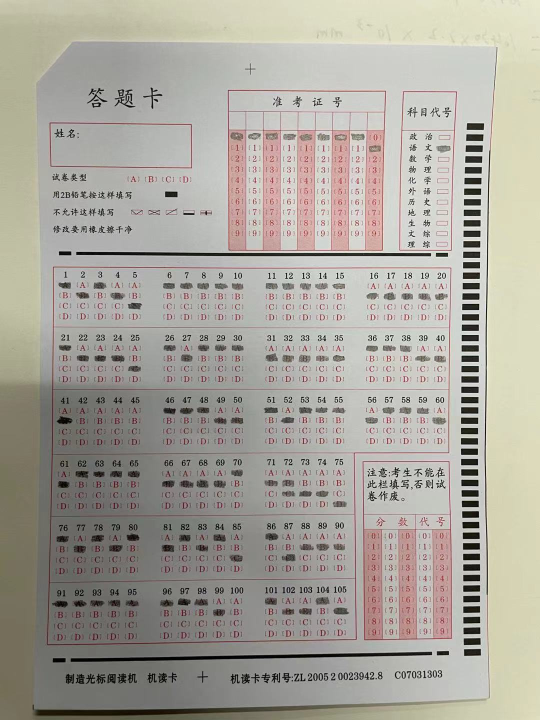
%> input picture Good Project/Answer sheet/images/1.jpg, 1080 x 1440 px (shown at 1/2 size)
$ octave main.m   (GNU Octave 9; MATLAB toolbox functions it lacks are replaced by stand-ins)
%> lines starting %> are read from the running program, lines starting %| are printed output that depends on the picture; in (x1, y1, x2, y2) boxes, pixels count from 0 and x2, y2 are one past the last pixel; in counts of white or black regions, pixels touching at a corner belong together; the program's own positions count from 1
### Good Project/Answer sheet/Image_Normalize.m
function I1 = Image_Normalize(I, flag)

if nargin < 2
    flag = 1;
end
if size(I, 1) > 2000
    I = imresize(I, 0.2, 'bilinear');
end
I1 = imadjust(I, [0 0.6], [0 1]);

if flag
    figure('units', 'normalized', 'position', [0 0 1 1]);
    subplot(2, 1, 1); imshow(I, []); title('原图像', 'FontWeight', 'Bold');
    subplot(2, 1, 2); imshow(I1, []); title('归一化图像', 'FontWeight', 'Bold');
end

### Good Project/Answer sheet/Image_Smooth.m
function I2 = Image_Smooth(I1, hsize, sigma, flag)

if nargin < 4
    flag = 1;
end
if nargin < 2
    hsize = [3 3];
    sigma = 0.5;
end
h = gaussianFilter( hsize ,sigma );
I2 = imfilter(I1, h, 'replicate');
if flag
    figure('units', 'normalized', 'position', [0 0 1 1]);
    subplot(1, 2, 1); imshow(I1, []); title('平滑前图像', 'FontWeight', 'Bold');
    subplot(1, 2, 2); imshow(I2, []); title('平滑后图像', 'FontWeight', 'Bold');
end

### Good Project/Answer sheet/Gray_Convert.m
function I1 = Gray_Convert(I, flag)

if nargin < 2
    flag = 1;
end
if ndims(I) == 3
    I1 = rgb2gray(I);
else
    I1 = I;
end
if flag
    figure('units', 'normalized', 'position', [0 0 1 1]);
    subplot(1, 2, 1); imshow(I, []); title('RGB图像', 'FontWeight', 'Bold');
    subplot(1, 2, 2); imshow(I1, []); title('灰度图像', 'FontWeight', 'Bold');
end

### Good Project/Answer sheet/Image_Binary.m
function bw2 = Image_Binary(I, flag)

if nargin < 2
    flag = 1;
end
bw1 = im2bw(I, graythresh(I));
bw2 = ~bw1;
if flag
    figure('units', 'normalized', 'position', [0 0 1 1]);
    subplot(1, 3, 1); imshow(I, []); title('待处理图像', 'FontWeight', 'Bold');
    subplot(1, 3, 2); imshow(bw1, []); title('二值化图像', 'FontWeight', 'Bold');
    subplot(1, 3, 3); imshow(bw2, []); title('二值化反色图像', 'FontWeight', 'Bold');
end

### Good Project/Answer sheet/Hough_Process.m
function [Len, XYn, xy_long] = Hough_Process(bw, Img, flag)
% hough检测处理
% 输入参数：
% bw——二值图像
% Img——图像信息
% flag——是否显示图像
% 输出参数：
% Len——直线长度集合
% XYn——直线端点集合
% xy_long——最长直线端点集合
if nargin < 3
    flag = 1;
end
%hough变换
[H, T, R] = hough(bw);%H为hough矩阵，T为theta，R为rho
P = houghpeaks(H, 4, 'threshold', ceil(0.3*max(H(:))))
x = T(P(:,2)); y = R(P(:,1));
plot(x,y,'s','color','white');
lines = houghlines(bw, T, R, P,'FillGap',5, 'MinLength',7);
max_len = 0;
%遍历直线信息
for k = 1 : length(lines)
    xy = [lines(k).point1; lines(k).point2]; %直线的两点
    len = norm(lines(k).point1-lines(k).point2); %直线的长度
    Len(k) = len;
    if len > max_len
        max_len = len;
        xy_long = xy;
    end
    XY{k} = xy; % 存储信息
end
[Len, ind] = sort(Len(:), 'descend'); % 按长度降序排序，ind为数组索引
% 直线信息排序
for i = 1 : length(ind)
    XYn{i} = XY{ind(i)};%ind(i)为旧索引在新索引的位置
end
xy_long = XYn{1};
x = xy_long(:, 1);
y = xy_long(:, 2);
if abs(diff(x)) < abs(diff(y))
    x = [mean(x); mean(x)];
else
    y = [0.7*y(1)+0.3*y(2); 0.3*y(1)+0.7*y(2)];
end
xy_long = [x y];
if flag
    figure('units', 'normalized', 'position', [0 0 1 1]);
    subplot(2, 2, 1); imshow(bw); title('二值图像', 'FontWeight', 'Bold');
    subplot(2, 2, 2); imshow(H, [], 'XData', T, 'YData', R, 'InitialMagnification', 'fit');
    xlabel('\theta'); ylabel('\rho');
    axis on; axis normal; title('霍夫变换域', 'FontWeight', 'Bold')
    subplot(2, 2, 3); imshow(Img); title('原图像', 'FontWeight', 'Bold');
    subplot(2, 2, 4); imshow(Img); title('区域标识图像', 'FontWeight', 'Bold');
    hold on;
    plot(xy_long(:,1), xy_long(:,2), 'LineWidth', 2, 'Color', 'r');
end

### Good Project/Answer sheet/Compute_Angle.m
function angle = Compute_Angle(xy_long)
%计算直线角度
% 输入参数：
% xy_long——最长直线端点集合
% 输出参数：
% angle——角度集合

%最长直线的起点和终点坐标
x1 = xy_long(:, 1);
y1 = xy_long(:, 2);
%求线段斜率
K1 = -(y1(2)-y1(1))/(x1(2)-x1(1));
angle = atan(K1)*180/pi;

### Good Project/Answer sheet/Image_Rotate.m
function [I1, bw1] = Image_Rotate(I, bw, angle, flag)
%图像倾斜校正
% 输入参数：
% I，bw——原图像
% angle——角度
% flag——是否显示图像
% 输出参数：
% I1，bw1——校正图像
if nargin < 4
    flag = 1;
end
I1 = imrotate(I, -90-angle, 'bilinear');
bw1 = imrotate(bw, -90-angle, 'bilinear');
if flag
    figure('units', 'normalized', 'position', [0 0 1 1]);
    subplot(2, 2, 1); imshow(I, []); title('原图像', 'FontWeight', 'Bold');
    subplot(2, 2, 3); imshow(bw, []); title('原二值图像', 'FontWeight', 'Bold');
    subplot(2, 2, 2); imshow(I1, []); title('校正图像', 'FontWeight', 'Bold');
    subplot(2, 2, 4); imshow(bw1, []); title('校正二值图像', 'FontWeight', 'Bold');
end

### Good Project/Answer sheet/Morph_Process.m
function [bw2, Loc] = Morph_Process(bw1, flag)

if nargin < 2
    flag = 1;
end
bw2 = bwareaopen(bw1, round(0.005*numel(bw1)/85));
bws = sum(bw2);
inds = find(bws>round(sum(bw2(:))*0.015))
Loc = inds(1)-5;
bw2(:, Loc:end) = 0;
bw2 = bwareaopen(bw2, round(0.005*numel(bw1)/85));
if flag
    figure('units', 'normalized', 'position', [0 0 1 1]);
    subplot(1, 2, 1); imshow(bw1, []); title('待操作图像', 'FontWeight', 'Bold');
    subplot(1, 2, 2); imshow(bw2, []); title('滤波图像', 'FontWeight', 'Bold');
end

### Good Project/Answer sheet/gaussianFilter.m
function h = gaussianFilter( p2 ,p3 )
%UNTITLED 此处显示有关此函数的摘要
%   此处显示详细说明

siz   = (p2-1)/2;
std   = p3;

[x,y] = meshgrid(-siz(2):siz(2),-siz(1):siz(1));
arg   = -(x.*x + y.*y)/(2*std*std);

h     = exp(arg);
h(h<eps*max(h(:))) = 0;

sumh = sum(h(:));
if sumh ~= 0,
    h  = h/sumh;
end;

end

### Good Project/--download/MatlabImageProcess/Code/第 04 章 基于Hough变化的答题卡识别/main.m
clc; clear all; close all;
warning off all;
I = imread('images\1.jpg');
%> I is the input picture: size 1440x1080x3 uint8; mean R, G, B 168.9, 164.9, 156.1
I1 = Image_Normalize(I, 1);
hsize = [3 3];
sigma = 0.5;
I2 = Image_Smooth(I1, hsize, sigma, 1);
I3 = Gray_Convert(I2, 1);
%> in Gray_Convert, `I1 = rgb2gray(I);`:
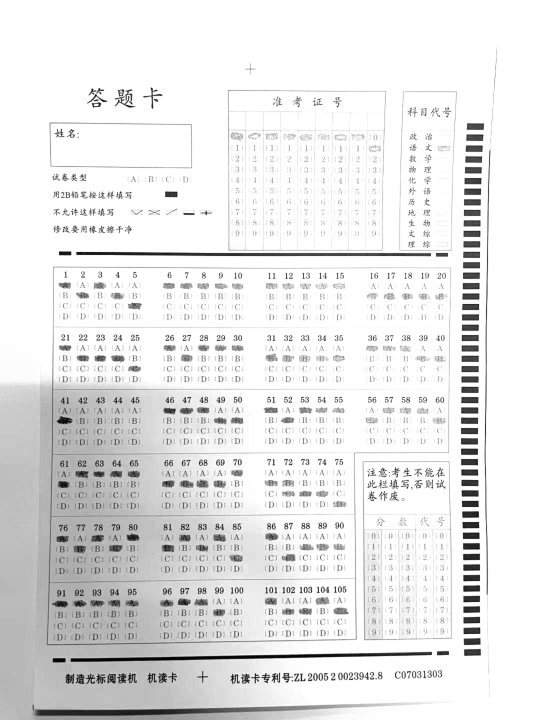
%> I1: size 1440x1080 uint8 (shown at 1/2 size); min 0, max 255, mean 230.6
bw2 = Image_Binary(I3, 1);
%> in Image_Binary, `bw1 = im2bw(I, graythresh(I));`:
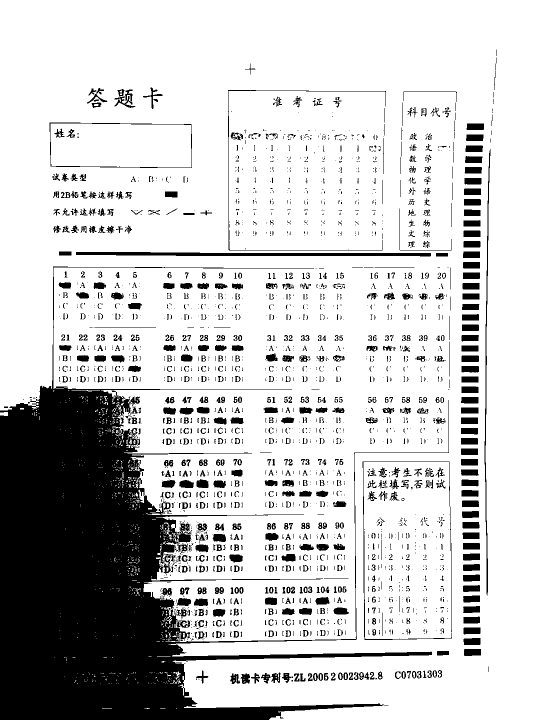
%> bw1: size 1440x1080 logical (shown at 1/2 size); 79.5% white; 2375 black regions (1568 under 20 px), largest, box (x1, y1, x2, y2) and area: (0, 533, 898, 1440) 220839, (152, 504, 862, 513) 4398, (969, 298, 981, 1191) 1956
figure; subplot(1, 2, 1); imshow(I, []); title('原图像');
subplot(1, 2, 2); imshow(bw2, []); title('二值化图像');
[~, ~, xy_long] = Hough_Process(bw2, I1, 1);
%> in Hough_Process, `[H, T, R] = hough(bw);`:
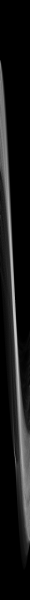
%> H: size 3599x180 double (shown at 1/6 size); min 0, max 922, mean 88.7; drawn with min black and max white
%> in Hough_Process, `[H, T, R] = hough(bw);`: T = 180 values from -90 to 89; R = 3599 values from -1799 to 1799
%> in Hough_Process, `P = houghpeaks(H, 4, 'threshold', ceil(0.3*max(H(:))))`: P = [3124 180; 1906 91; 2806 136; 2762 136]
%> in Hough_Process, `x = T(P(:,2))`: x = [89 0 45 45]
%> in Hough_Process, `y = R(P(:,1))`: y = [1324 106 1006 962]
%> in Hough_Process, `plot(x,y,'s','color','white');`:
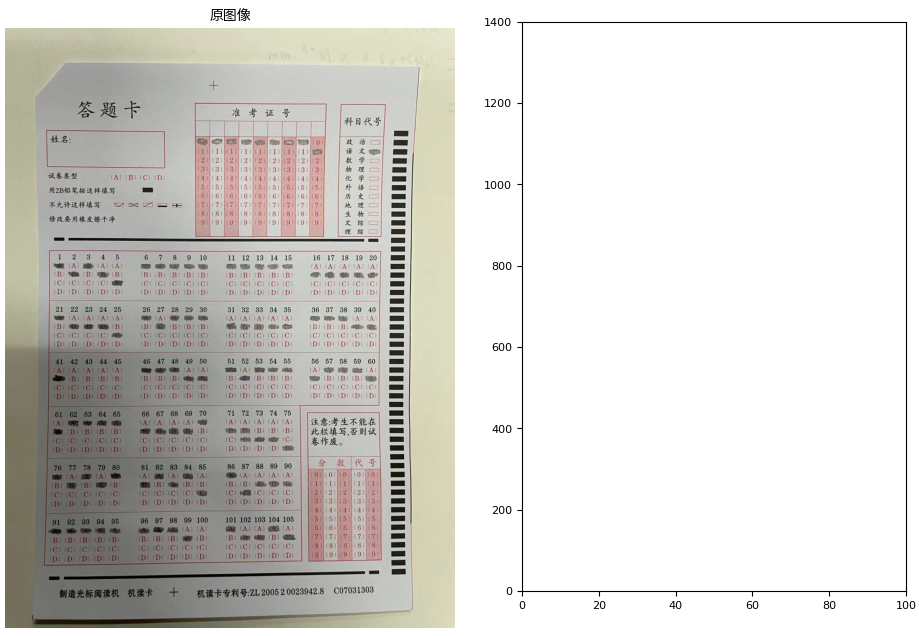
%> figure redrawn from the program's plot data, 2 panels
%> in Hough_Process, `lines = houghlines(bw, T, R, P,'FillGap',5, 'MinLength',7);`: lines = 35 lines; longest, point1 to point2 (x, y): (107, 534) to (107, 1440), (1, 1423) to (377, 1048), (1, 1361) to (341, 1022), (786, 1311) to (843, 1311), (557, 1315) to (614, 1315), (385, 1318) to (442, 1318)
%> the loop in Hough_Process, `for k = 1 : length(lines)` made 35 passes
%> (len, max_len, xy_long) on passes 1, 4, 19: (28, 28, [929 1309; 957 1309]), (57, 57, [786 1311; 843 1311]), (906, 906, [107 534; 107 1440])
%> after the loop in Hough_Process, `for k = 1 : length(lines)`: Len = 35 values, max 906 at index 19, min 7.81 at index 21, mean 85.78; XY = 35 items
%> in Hough_Process, `[Len, ind] = sort(Len(:), 'descend');`: Len = 35 values, max 906 at index 1, min 7.81 at index 35, mean 85.78; ind = 35 values, max 35 at index 28, min 1 at index 19, mean 18
%> the loop in Hough_Process, `for i = 1 : length(ind)` made 35 passes
%> after the loop in Hough_Process, `for i = 1 : length(ind)`: XYn = 35 items
%> in Hough_Process, `x = xy_long(:, 1);`: x = [107; 107]
%> in Hough_Process, `y = xy_long(:, 2);`: y = [534; 1440]
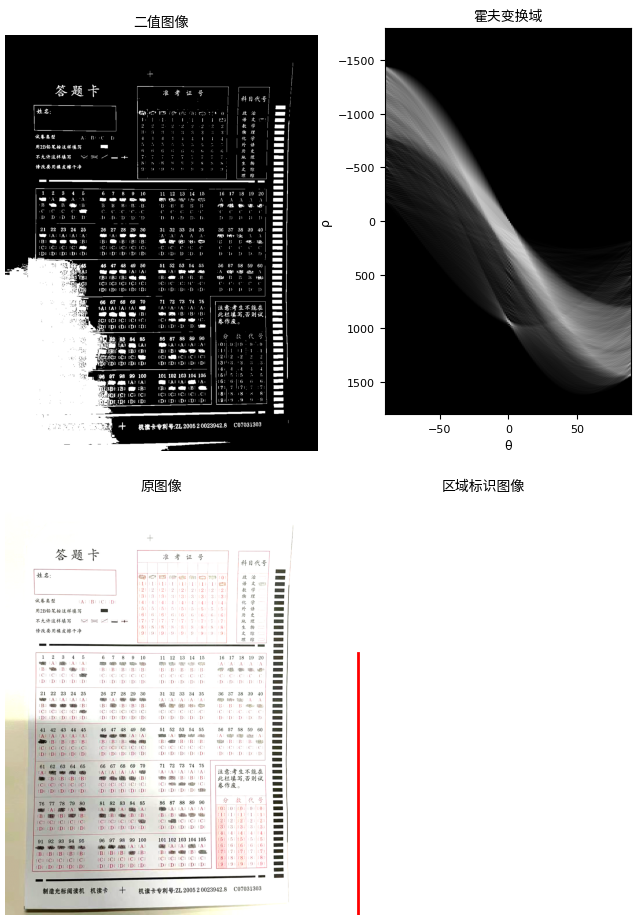
%> figure redrawn from the program's plot data, 4 panels
%> xy_long = [107 534; 107 1440]
angle = Compute_Angle(xy_long);
%> in Compute_Angle, `x1 = xy_long(:, 1);`: x1 = [107; 107]
%> in Compute_Angle, `y1 = xy_long(:, 2);`: y1 = [534; 1440]
%> in Compute_Angle, `K1 = -(y1(2)-y1(1))/(x1(2)-x1(1));`: K1 = -Inf
%> in Compute_Angle, `angle = atan(K1)*180/pi;`: angle = -90
%> angle = -90
[I4, bw3] = Image_Rotate(I1, bw2, angle*1.8, 1);
%> in Image_Rotate, `I1 = imrotate(I, -90-angle, 'bilinear');`:
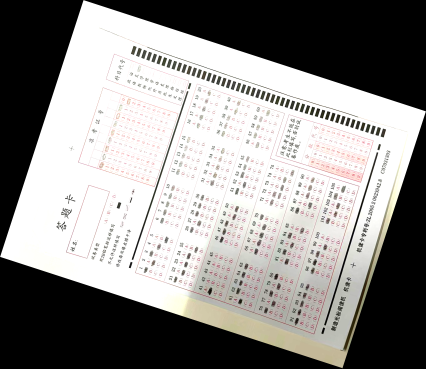
%> I1: size 1473x1704x3 uint8 (shown at 1/4 size); mean R, G, B 144.2, 142.6, 140.7
[bw4, Loc1] = Morph_Process(bw3, 1);
%> in Morph_Process, `bw2 = bwareaopen(bw1, round(0.005*numel(bw1)/85));`:
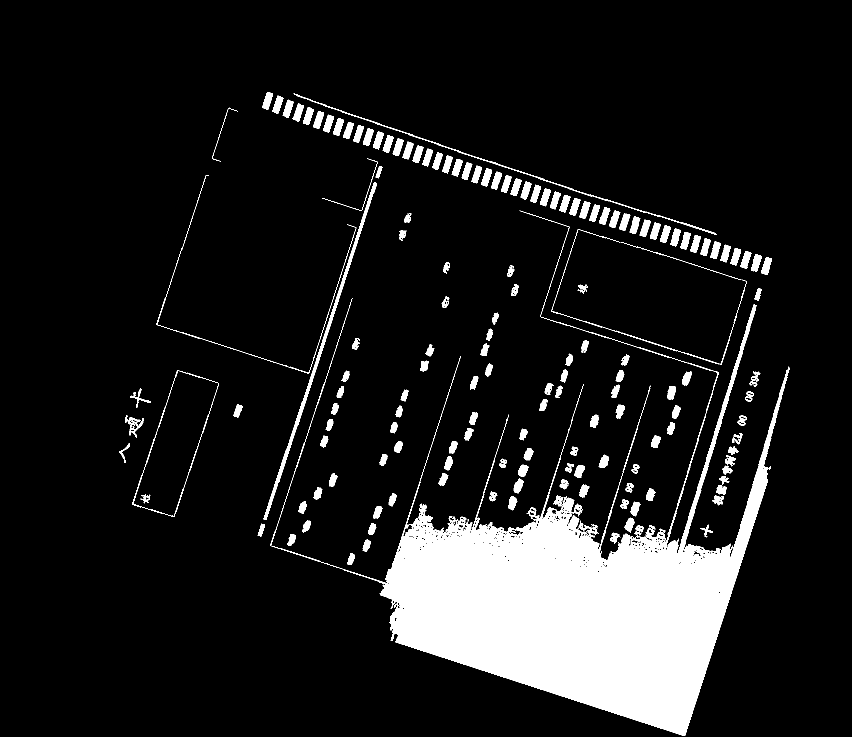
%> bw2: size 1473x1704 logical (shown at 1/2 size); 11.1% white; 157 white regions, largest, box (x1, y1, x2, y2) and area: (540, 421, 1579, 1472) 221559, (527, 364, 754, 1040) 4418, (587, 187, 1434, 469) 1997
%> in Morph_Process, `bws = sum(bw2);`: bws = 1704 values, max 478 at index 1132, min 0 at index 1, mean 163.2
%> in Morph_Process, `inds = find(bws>round(sum(bw2(:))*0.015))`: inds = []
%> the run ends on the next line

$ run again, with Good Project/Answer sheet/images/5.jpg copied over Good Project/Answer sheet/images/1.jpg
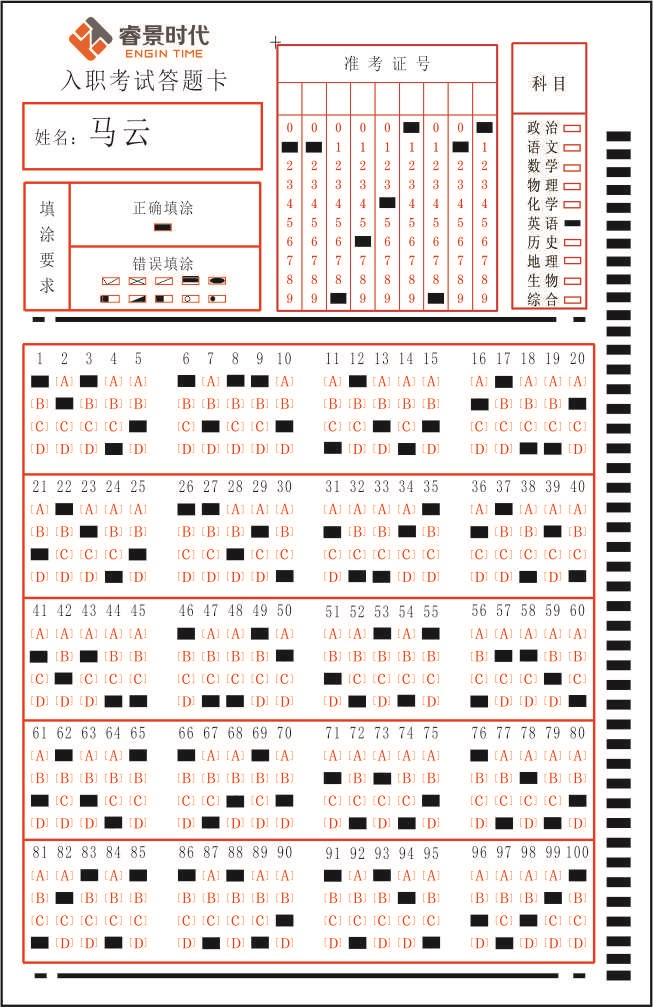
%> input picture Good Project/Answer sheet/images/5.jpg, 653 x 1007 px
%> I is the input picture: size 1007x653x3 uint8; mean R, G, B 232.2, 224.2, 221.8
%> T = 180 values from -90 to 89; R = 2399 values from -1199 to 1199
%> P = [1201 91; 1850 91; 194 1; 1198 1]
%> in Hough_Process, `x = T(P(:,2))`: x = [0 0 -90 -90]
%> in Hough_Process, `y = R(P(:,1))`: y = [1 650 -1006 -2]
%> lines = 4 lines; point1 to point2 (x, y): (2, 2) to (2, 1007), (651, 2) to (651, 1007), (2, 1007) to (652, 1007), (2, 3) to (652, 3)
%> the loop in Hough_Process, `for k = 1 : length(lines)` made 4 passes
%> (len, max_len, xy_long) on pass 1: (1005, 1005, [2 2; 2 1007])
%> after the loop in Hough_Process, `for k = 1 : length(lines)`: Len = [1005 1005 650 650]; XY = {[2 2; 2 1007], [651 2; 651 1007], [2 1007; 652 1007], [2 3; 652 3]}
%> in Hough_Process, `[Len, ind] = sort(Len(:), 'descend');`: Len = [1005; 1005; 650; 650]; ind = [1; 2; 3; 4]
%> the loop in Hough_Process, `for i = 1 : length(ind)` made 4 passes
%> after the loop in Hough_Process, `for i = 1 : length(ind)`: XYn has the same summary as XY
%> in Hough_Process, `x = xy_long(:, 1);`: x = [2; 2]
%> in Hough_Process, `y = xy_long(:, 2);`: y = [2; 1007]
%> `[~, ~, xy_long] = Hough_Process(bw2, I1, 1);`:
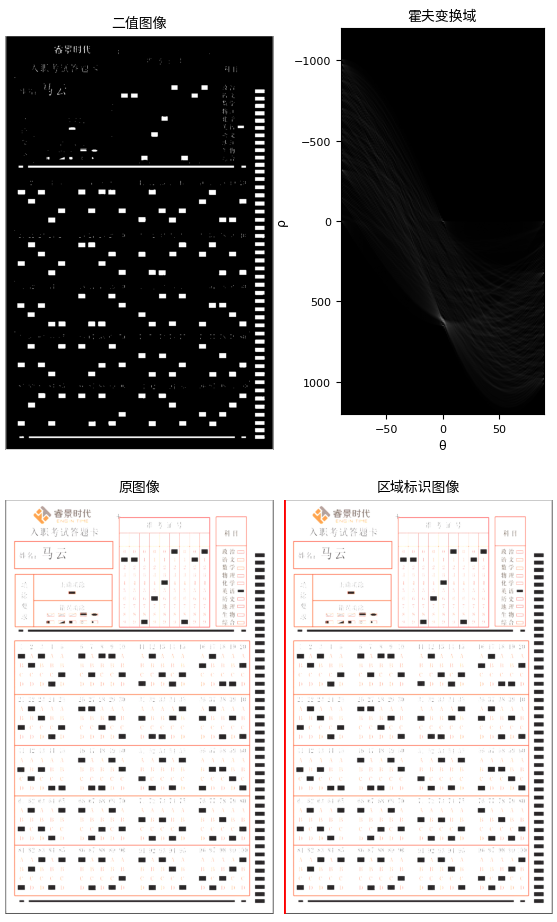
%> figure redrawn from the program's plot data, 4 panels
%> `[~, ~, xy_long] = Hough_Process(bw2, I1, 1);`: xy_long = [2 2; 2 1007]
%> x1 = [2; 2]
%> y1 = [2; 1007]
%> K1 = -Inf
%> in Compute_Angle, `angle = atan(K1)*180/pi;`: angle = -90
%> in Morph_Process, `bw2 = bwareaopen(bw1, round(0.005*numel(bw1)/85));`:
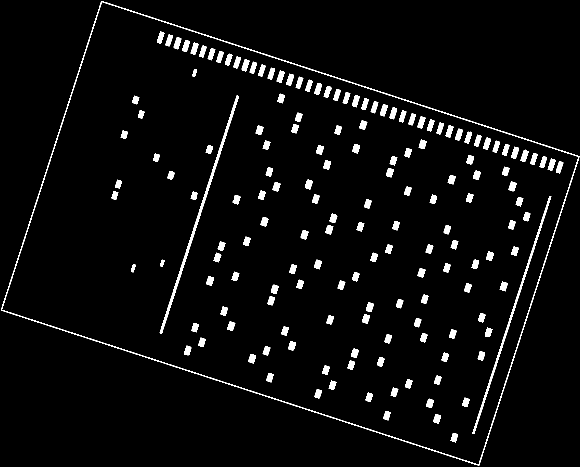
%> bw2: size 933x1160 logical (shown at 1/2 size); 3.9% white; 160 white regions, largest, box (x1, y1, x2, y2) and area: (2, 2, 1159, 931) 6717, (319, 191, 478, 667) 2515, (945, 392, 1103, 868) 2016
%> bws = 1160 values, max 95 at index 389, min 0 at index 1, mean 36.21
%> inds = []
